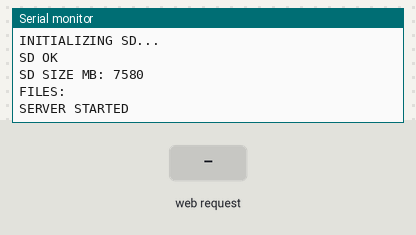
Recording of a program running on a simulated ESP32-S3. Parts: the last lines printed to the serial monitor. The inputs (shaded band) are chosen by the test bench. Storage starts empty.

Above: at 3.2 s.
3.3 s: HTTP request GET / received
At 4.5 s:
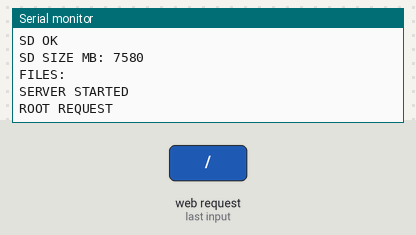
4.8 s: HTTP request GET /download-chunked received
At 5.9 s:
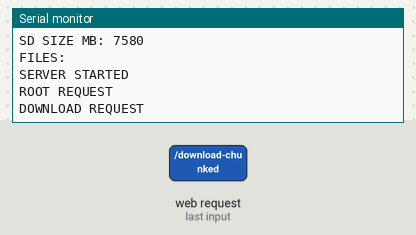
6.3 s: HTTP request GET /download-chunked?fileName=1 received
At 7.2 s:
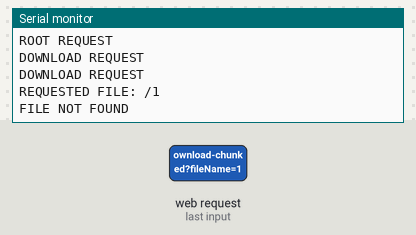

Measured:
- after the input at 3.3 s, the serial monitor: prints a new line at once (image 1)
- after the input at 4.8 s, the serial monitor: prints a new line at once (image 2)
- after the input at 6.3 s, the serial monitor: prints a new line at once (image 3)

The program:

main.cpp
```cpp
#include <Arduino.h>
#include <WiFi.h>
#include <AsyncTCP.h>
#include <ESPAsyncWebServer.h>

#include <FS.h>
#include <SD.h>
#include <SPI.h>

// ========================================
// ACCESS POINT SETTINGS
// ========================================

const char *ap_ssid = "ESP32-SD";
const char *ap_password = "12345678";

// ========================================
// SD CARD PINS
// ========================================

#define SD_CS_XTSD 40
#define SD_HSCK 39
#define SD_HMISO 37
#define SD_HMOSI 38

// #define SD_SCLK  39
// #define SD_MISO  37
// #define SD_MOSI  38
// #define SD_CS    40

SPIClass spi(FSPI);

AsyncWebServer server(80);

// ========================================
// SETUP
// ========================================

void setup()
{

  Serial.begin(460800);

  delay(2000);

  Serial.println();
  Serial.println("BOOTING...");

  // ========================================
  // START ACCESS POINT
  // ========================================

  WiFi.mode(WIFI_AP);

  bool result = WiFi.softAP(ap_ssid, ap_password);

  if (!result)
  {
    Serial.println("AP START FAILED");
    return;
  }

  Serial.println("ACCESS POINT STARTED");

  Serial.print("IP ADDRESS: ");
  Serial.println(WiFi.softAPIP());

  // ========================================
  // INIT SPI
  // ========================================

  spi.begin(
      SD_HSCK,
      SD_HMISO,
      SD_HMOSI,
      SD_CS_XTSD);

  // ========================================
  // INIT SD
  // ========================================

  Serial.println("INITIALIZING SD...");

  if (!SD.begin(SD_CS_XTSD, spi))
  {

    Serial.println("SD INIT FAILED");

    return;
  }

  Serial.println("SD OK");

  uint8_t cardType = SD.cardType();

  if (cardType == CARD_NONE)
  {
    Serial.println("NO SD CARD");
    return;
  }

  Serial.print("SD SIZE MB: ");

  Serial.println(
      SD.cardSize() / (1024 * 1024));

  // ========================================
  // LIST FILES
  // ========================================

  File root = SD.open("/");

  Serial.println("FILES:");

  while (true)
  {

    File file = root.openNextFile();

    if (!file)
      break;

    Serial.printf(
        "FILE: %s SIZE: %d\n",
        file.name(),
        file.size());

    file.close();
  }

  root.close();

  // ========================================
  // ROOT TEST
  // ========================================

  server.on("/", HTTP_GET,
            [](AsyncWebServerRequest *request)
            {
              Serial.println("ROOT REQUEST");

              request->send(
                  200,
                  "text/plain",
                  "ESP32 SERVER WORKING");
            });

  // ========================================
  // DOWNLOAD ROUTE
  // ========================================

  server.on("/download-chunked", HTTP_GET,
            [](AsyncWebServerRequest *request)
            {
              Serial.println("DOWNLOAD REQUEST");

              if (!request->hasArg("fileName"))
              {

                request->send(
                    400,
                    "text/plain",
                    "Missing fileName");

                return;
              }

              String filename =
                  "/" + request->arg("fileName");

              Serial.print("REQUESTED FILE: ");

              Serial.println(filename);

              if (!SD.exists(filename))
              {

                Serial.println("FILE NOT FOUND");

                request->send(
                    404,
                    "text/plain",
                    "File not found");

                return;
              }

              File testFile = SD.open(
                  filename,
                  FILE_READ);

              if (!testFile)
              {

                Serial.println("OPEN FAILED");

                request->send(
                    500,
                    "text/plain",
                    "Open failed");

                return;
              }

              size_t fileSize = testFile.size();

              Serial.print("FILE SIZE: ");

              Serial.println(fileSize);

              testFile.close();

              AsyncWebServerResponse *response =
                  request->beginResponse(
                      "text/csv",
                      fileSize,
                      [filename](
                          uint8_t *buffer,
                          size_t maxLen,
                          size_t index) -> size_t
                      {
                        static File file;

                        if (index == 0)
                        {

                          Serial.println("STREAM START");

                          if (file)
                            file.close();

                          file = SD.open(
                              filename,
                              FILE_READ);

                          if (!file)
                          {

                            Serial.println(
                                "STREAM OPEN FAILED");

                            return 0;
                          }
                        }

                        if (!file)
                          return 0;

                        size_t toRead =
                            min(maxLen, (size_t)512);

                        size_t bytesRead =
                            file.read(buffer, toRead);

                        if (bytesRead == 0)
                        {

                          Serial.println("STREAM DONE");

                          file.close();

                          return 0;
                        }

                        delay(2);

                        return bytesRead;
                      });

              response->addHeader(
                  "Content-Disposition",
                  "attachment; filename=" +
                      request->arg("fileName"));

              request->send(response);
            });

  // ========================================
  // START SERVER
  // ========================================

  server.begin();

  Serial.println("SERVER STARTED");
}

// ========================================
// LOOP
// ========================================

void loop()
{
}
```
